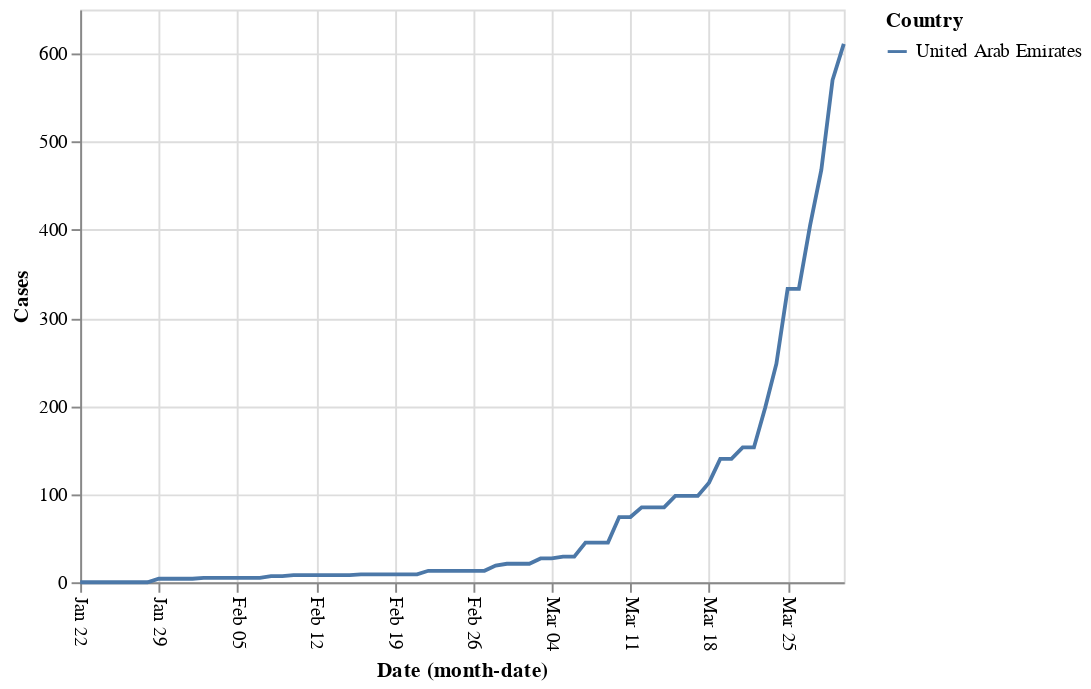

The code cell stored with this chart in its notebook:
### Code cell
alt.Chart(covid19[covid19.Country.isin(['United Arab Emirates'])]
         ).mark_line().encode(x=alt.X('monthdate(Date)', 
                                                  axis=alt.Axis(labelAngle=90)), 
                                         y='Cases', color='Country')

### Figure 1 — Vega-Lite specification as saved in the notebook (floating-point values rounded to 4 significant figures)
{"config": {"view": {"continuousWidth": 400, "continuousHeight": 300}}, "data": {"name": "data-898691f13e4b3287cb769cb314a42c4d"}, "mark": "line", "encoding": {"color": {"type": "nominal", "field": "Country"}, "x": {"type": "temporal", "axis": {"labelAngle": 90}, "field": "Date", "timeUnit": "monthdate"}, "y": {"type": "quantitative", "field": "Cases"}}, "$schema": "https://vega.github.io/schema/vega-lite/v4.0.2.json", "datasets": {"data-898691f13e4b3287cb769cb314a42c4d": [{"Country": "United Arab Emirates", "Cases": 0, "Date": "2020-01-22T00:00:00"}, {"Country": "United Arab Emirates", "Cases": 0, "Date": "2020-01-23T00:00:00"}, {"Country": "United Arab Emirates", "Cases": 0, "Date": "2020-01-24T00:00:00"}, {"Country": "United Arab Emirates", "Cases": 0, "Date": "2020-01-25T00:00:00"}, {"Country": "United Arab Emirates", "Cases": 0, "Date": "2020-01-26T00:00:00"}, {"Country": "United Arab Emirates", "Cases": 0, "Date": "2020-01-27T00:00:00"}, {"Country": "United Arab Emirates", "Cases": 0, "Date": "2020-01-28T00:00:00"}, {"Country": "United Arab Emirates", "Cases": 4, "Date": "2020-01-29T00:00:00"}, {"Country": "United Arab Emirates", "Cases": 4, "Date": "2020-01-30T00:00:00"}, {"Country": "United Arab Emirates", "Cases": 4, "Date": "2020-01-31T00:00:00"}, {"Country": "United Arab Emirates", "Cases": 4, "Date": "2020-02-01T00:00:00"}, {"Country": "United Arab Emirates", "Cases": 5, "Date": "2020-02-02T00:00:00"}, {"Country": "United Arab Emirates", "Cases": 5, "Date": "2020-02-03T00:00:00"}, {"Country": "United Arab Emirates", "Cases": 5, "Date": "2020-02-04T00:00:00"}, {"Country": "United Arab Emirates", "Cases": 5, "Date": "2020-02-05T00:00:00"}, {"Country": "United Arab Emirates", "Cases": 5, "Date": "2020-02-06T00:00:00"}, {"Country": "United Arab Emirates", "Cases": 5, "Date": "2020-02-07T00:00:00"}, {"Country": "United Arab Emirates", "Cases": 7, "Date": "2020-02-08T00:00:00"}, {"Country": "United Arab Emirates", "Cases": 7, "Date": "2020-02-09T00:00:00"}, {"Country": "United Arab Emirates", "Cases": 8, "Date": "2020-02-10T00:00:00"}, {"Country": "United Arab Emirates", "Cases": 8, "Date": "2020-02-11T00:00:00"}, {"Country": "United Arab Emirates", "Cases": 8, "Date": "2020-02-12T00:00:00"}, {"Country": "United Arab Emirates", "Cases": 8, "Date": "2020-02-13T00:00:00"}, {"Country": "United Arab Emirates", "Cases": 8, "Date": "2020-02-14T00:00:00"}, {"Country": "United Arab Emirates", "Cases": 8, "Date": "2020-02-15T00:00:00"}, {"Country": "United Arab Emirates", "Cases": 9, "Date": "2020-02-16T00:00:00"}, {"Country": "United Arab Emirates", "Cases": 9, "Date": "2020-02-17T00:00:00"}, {"Country": "United Arab Emirates", "Cases": 9, "Date": "2020-02-18T00:00:00"}, {"Country": "United Arab Emirates", "Cases": 9, "Date": "2020-02-19T00:00:00"}, {"Country": "United Arab Emirates", "Cases": 9, "Date": "2020-02-20T00:00:00"}, {"Country": "United Arab Emirates", "Cases": 9, "Date": "2020-02-21T00:00:00"}, {"Country": "United Arab Emirates", "Cases": 13, "Date": "2020-02-22T00:00:00"}, {"Country": "United Arab Emirates", "Cases": 13, "Date": "2020-02-23T00:00:00"}, {"Country": "United Arab Emirates", "Cases": 13, "Date": "2020-02-24T00:00:00"}, {"Country": "United Arab Emirates", "Cases": 13, "Date": "2020-02-25T00:00:00"}, {"Country": "United Arab Emirates", "Cases": 13, "Date": "2020-02-26T00:00:00"}, {"Country": "United Arab Emirates", "Cases": 13, "Date": "2020-02-27T00:00:00"}, {"Country": "United Arab Emirates", "Cases": 19, "Date": "2020-02-28T00:00:00"}, {"Country": "United Arab Emirates", "Cases": 21, "Date": "2020-02-29T00:00:00"}, {"Country": "United Arab Emirates", "Cases": 21, "Date": "2020-03-01T00:00:00"}, {"Country": "United Arab Emirates", "Cases": 21, "Date": "2020-03-02T00:00:00"}, {"Country": "United Arab Emirates", "Cases": 27, "Date": "2020-03-03T00:00:00"}, {"Country": "United Arab Emirates", "Cases": 27, "Date": "2020-03-04T00:00:00"}, {"Country": "United Arab Emirates", "Cases": 29, "Date": "2020-03-05T00:00:00"}, {"Country": "United Arab Emirates", "Cases": 29, "Date": "2020-03-06T00:00:00"}, {"Country": "United Arab Emirates", "Cases": 45, "Date": "2020-03-07T00:00:00"}, {"Country": "United Arab Emirates", "Cases": 45, "Date": "2020-03-08T00:00:00"}, {"Country": "United Arab Emirates", "Cases": 45, "Date": "2020-03-09T00:00:00"}, {"Country": "United Arab Emirates", "Cases": 74, "Date": "2020-03-10T00:00:00"}, {"Country": "United Arab Emirates", "Cases": 74, "Date": "2020-03-11T00:00:00"}, {"Country": "United Arab Emirates", "Cases": 85, "Date": "2020-03-12T00:00:00"}, {"Country": "United Arab Emirates", "Cases": 85, "Date": "2020-03-13T00:00:00"}, {"Country": "United Arab Emirates", "Cases": 85, "Date": "2020-03-14T00:00:00"}, {"Country": "United Arab Emirates", "Cases": 98, "Date": "2020-03-15T00:00:00"}, {"Country": "United Arab Emirates", "Cases": 98, "Date": "2020-03-16T00:00:00"}, {"Country": "United Arab Emirates", "Cases": 98, "Date": "2020-03-17T00:00:00"}, {"Country": "United Arab Emirates", "Cases": 113, "Date": "2020-03-18T00:00:00"}, {"Country": "United Arab Emirates", "Cases": 140, "Date": "2020-03-19T00:00:00"}, {"Country": "United Arab Emirates", "Cases": 140, "Date": "2020-03-20T00:00:00"}, {"Country": "United Arab Emirates", "Cases": 153, "Date": "2020-03-21T00:00:00"}, {"Country": "United Arab Emirates", "Cases": 153, "Date": "2020-03-22T00:00:00"}, {"Country": "United Arab Emirates", "Cases": 198, "Date": "2020-03-23T00:00:00"}, {"Country": "United Arab Emirates", "Cases": 248, "Date": "2020-03-24T00:00:00"}, {"Country": "United Arab Emirates", "Cases": 333, "Date": "2020-03-25T00:00:00"}, {"Country": "United Arab Emirates", "Cases": 333, "Date": "2020-03-26T00:00:00"}, {"Country": "United Arab Emirates", "Cases": 405, "Date": "2020-03-27T00:00:00"}, {"Country": "United Arab Emirates", "Cases": 468, "Date": "2020-03-28T00:00:00"}, {"Country": "United Arab Emirates", "Cases": 570, "Date": "2020-03-29T00:00:00"}, {"Country": "United Arab Emirates", "Cases": 611, "Date": "2020-03-30T00:00:00"}]}}
